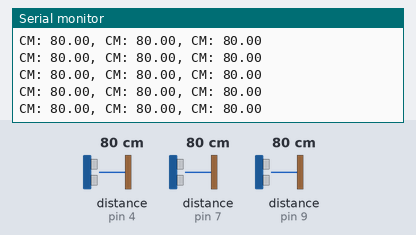
A sketch run on a simulated Arduino Uno, built with avr-gcc and run on an emulated ATmega328P. Shown: the last lines printed to the serial monitor. The inputs (shaded band) are chosen by the test bench; at power-on: distance to the obstacle (sensors on pin 4, pin 7, pin 9) 80 cm. The echo pulse lasts 58.3 µs per cm.

Above: at 1.2 s.
1.3 s: distance to the obstacle (sensor on pin 4) set to 2 cm
At 1.8 s:
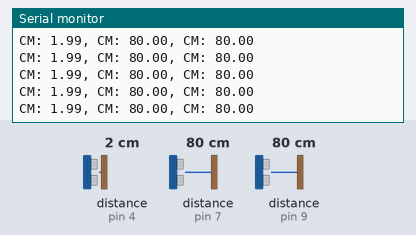
4.3 s: distance to the obstacle (sensor on pin 7) set to 2 cm
At 5.2 s:
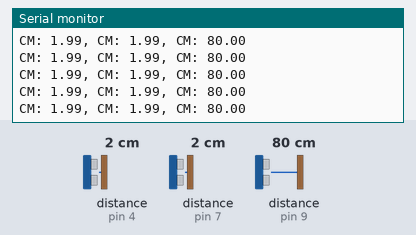
5.8 s: distance to the obstacle (sensor on pin 9) set to 120 cm
At 6.3 s:
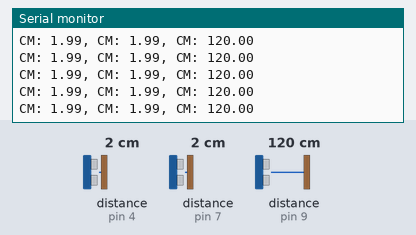
8.8 s: distance to the obstacle (sensor on pin 4) set to 18 cm
At 9.3 s:
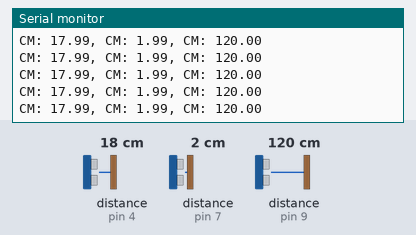
11.8 s: distance to the obstacle (sensor on pin 9) set to 18 cm
At 12.7 s:
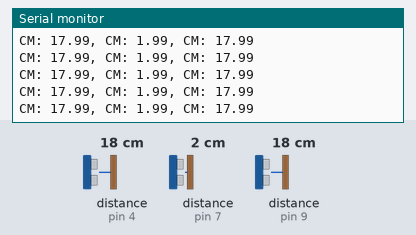
14.8 s: distance to the obstacle (sensor on pin 4) set to 4 cm
At 15.5 s:
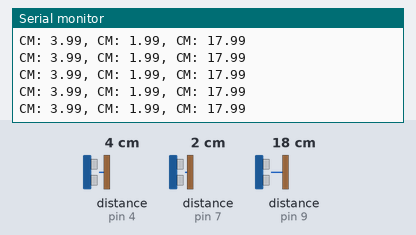
Timing chart, 0 to 17.8 s (numbered marks = the images above; inputs shaded):
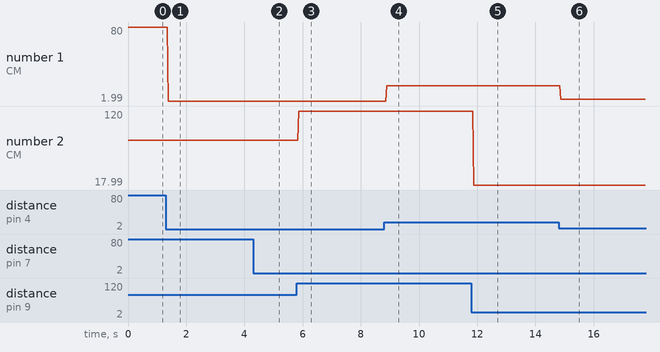

Measured:
- after the input at 1.3 s, the serial monitor: prints a new line after 0.09 s (image 1)
- after the input at 4.3 s, the serial monitor: prints a new line after 0.08 s (image 2)
- after the input at 5.8 s, the serial monitor: prints a new line after 0.07 s (image 3)
- after the input at 8.8 s, the serial monitor: prints a new line after 0.10 s (image 4)
- after the input at 11.8 s, the serial monitor: prints a new line after 0.08 s (image 5)
- after the input at 14.8 s, the serial monitor: prints a new line after 0.08 s (image 6)
- plotted number 1: 80 → 1.99 after the input at 1.3 s, 1.99 → 17.99 after the input at 8.8 s, 17.99 → 3.99 after the input at 14.8 s
- plotted number 2: 80 → 120 after the input at 5.8 s

The sketch:

UltrasonicTest.ino
```cpp
/*
 * HCSR04Ultrasonic/examples/UltrasonicDemo/UltrasonicDemo.pde
 *
 * SVN Keywords
 * ----------------------------------
 * $Author: cnobile $
 * $Date: 2011-09-17 02:43:12 -0400 (Sat, 17 Sep 2011) $
 * $Revision: 29 $
 * ----------------------------------
 */

#include <Ultrasonic.h>

#define TRIGGER_PIN  5
#define ECHO_PIN     4

#define TRIGGER_PIN2  8
#define ECHO_PIN2     9

#define TRIGGER_PIN3  6
#define ECHO_PIN3     7
Ultrasonic U1(TRIGGER_PIN, ECHO_PIN);

Ultrasonic U2(TRIGGER_PIN2, ECHO_PIN2);

Ultrasonic U3(TRIGGER_PIN3, ECHO_PIN3);

void setup()
  {
  Serial.begin(9600);
  }

void loop()
  {
  static float cm, cm2, cm3;
  long microsec = U1.timing();
  long microsec2 = U2.timing();
  long microsec3 = U3.timing();

  cm = U1.convert(microsec, Ultrasonic::CM);
  cm3 = U2.convert(microsec2, Ultrasonic::CM);
  cm2 = U3.convert(microsec3, Ultrasonic::CM);
  //inMsec = ultrasonic.convert(microsec, Ultrasonic::IN);
  Serial.print("CM: ");
  Serial.print(cm);
  Serial.print(", CM: ");
  Serial.print(cm2);
  Serial.print(", CM: ");
  Serial.println(cm3);
  delay(1);
  }
```
